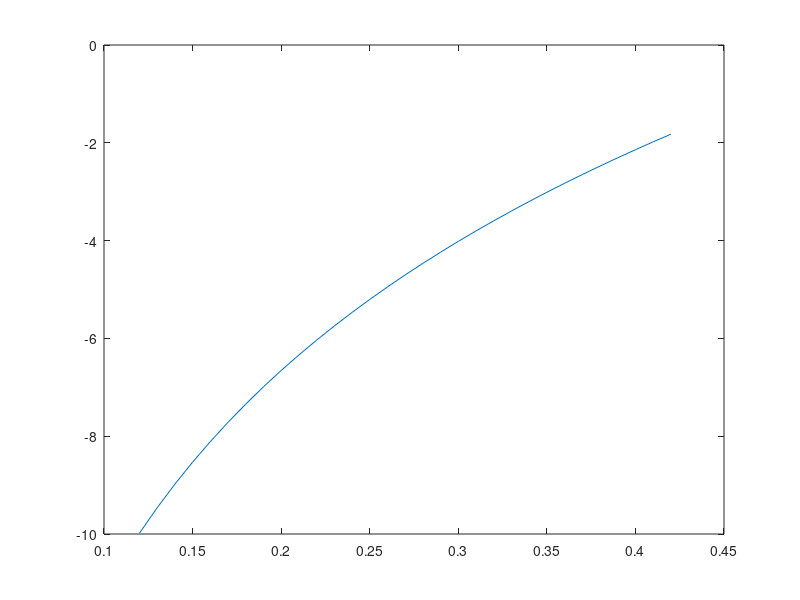

MATLAB code for this plot:
clear
close all


t = 0.12:0.01:0.42;
tsat = 0.42;
psat = -100;
ksat = .015;
b    = 6;


p = psat*(t/tsat).^(-b);

%plot(t,log10(-p))


k = ksat*(t/tsat).^(2*b+3);
plot(t,log10(k))